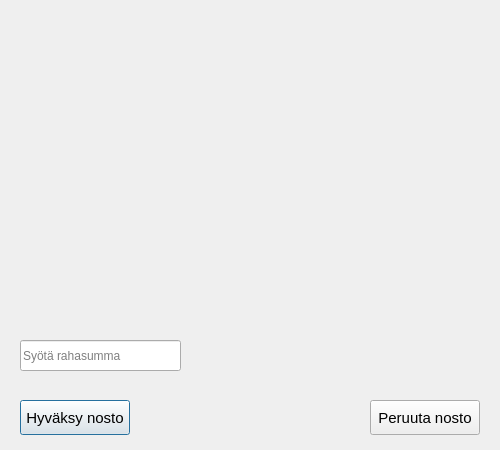
<?xml version="1.0" encoding="UTF-8"?>
<ui version="4.0">
 <class>TakeMoney</class>
 <widget class="QDialog" name="TakeMoney">
  <property name="geometry">
   <rect>
    <x>0</x>
    <y>0</y>
    <width>500</width>
    <height>450</height>
   </rect>
  </property>
  <property name="windowTitle">
   <string>Dialog</string>
  </property>
  <widget class="QPushButton" name="AcceptWithdrawButton">
   <property name="geometry">
    <rect>
     <x>20</x>
     <y>400</y>
     <width>110</width>
     <height>35</height>
    </rect>
   </property>
   <property name="sizePolicy">
    <sizepolicy hsizetype="Fixed" vsizetype="Fixed">
     <horstretch>110</horstretch>
     <verstretch>35</verstretch>
    </sizepolicy>
   </property>
   <property name="minimumSize">
    <size>
     <width>110</width>
     <height>35</height>
    </size>
   </property>
   <property name="font">
    <font>
     <pointsize>11</pointsize>
    </font>
   </property>
   <property name="text">
    <string>Hyväksy nosto</string>
   </property>
  </widget>
  <widget class="QPushButton" name="CancelWithdrawButton">
   <property name="geometry">
    <rect>
     <x>370</x>
     <y>400</y>
     <width>110</width>
     <height>35</height>
    </rect>
   </property>
   <property name="sizePolicy">
    <sizepolicy hsizetype="Fixed" vsizetype="Fixed">
     <horstretch>110</horstretch>
     <verstretch>35</verstretch>
    </sizepolicy>
   </property>
   <property name="minimumSize">
    <size>
     <width>110</width>
     <height>35</height>
    </size>
   </property>
   <property name="font">
    <font>
     <pointsize>11</pointsize>
    </font>
   </property>
   <property name="text">
    <string>Peruuta nosto</string>
   </property>
  </widget>
  <widget class="QLineEdit" name="MoneyInput">
   <property name="geometry">
    <rect>
     <x>20</x>
     <y>340</y>
     <width>161</width>
     <height>31</height>
    </rect>
   </property>
   <property name="placeholderText">
    <string>Syötä rahasumma</string>
   </property>
  </widget>
 </widget>
 <resources/>
 <connections>
  <connection>
   <sender>CancelWithdrawButton</sender>
   <signal>clicked()</signal>
   <receiver>TakeMoney</receiver>
   <slot>close()</slot>
   <hints>
    <hint type="sourcelabel">
     <x>199</x>
     <y>417</y>
    </hint>
    <hint type="destinationlabel">
     <x>249</x>
     <y>224</y>
    </hint>
   </hints>
  </connection>
 </connections>
</ui>
